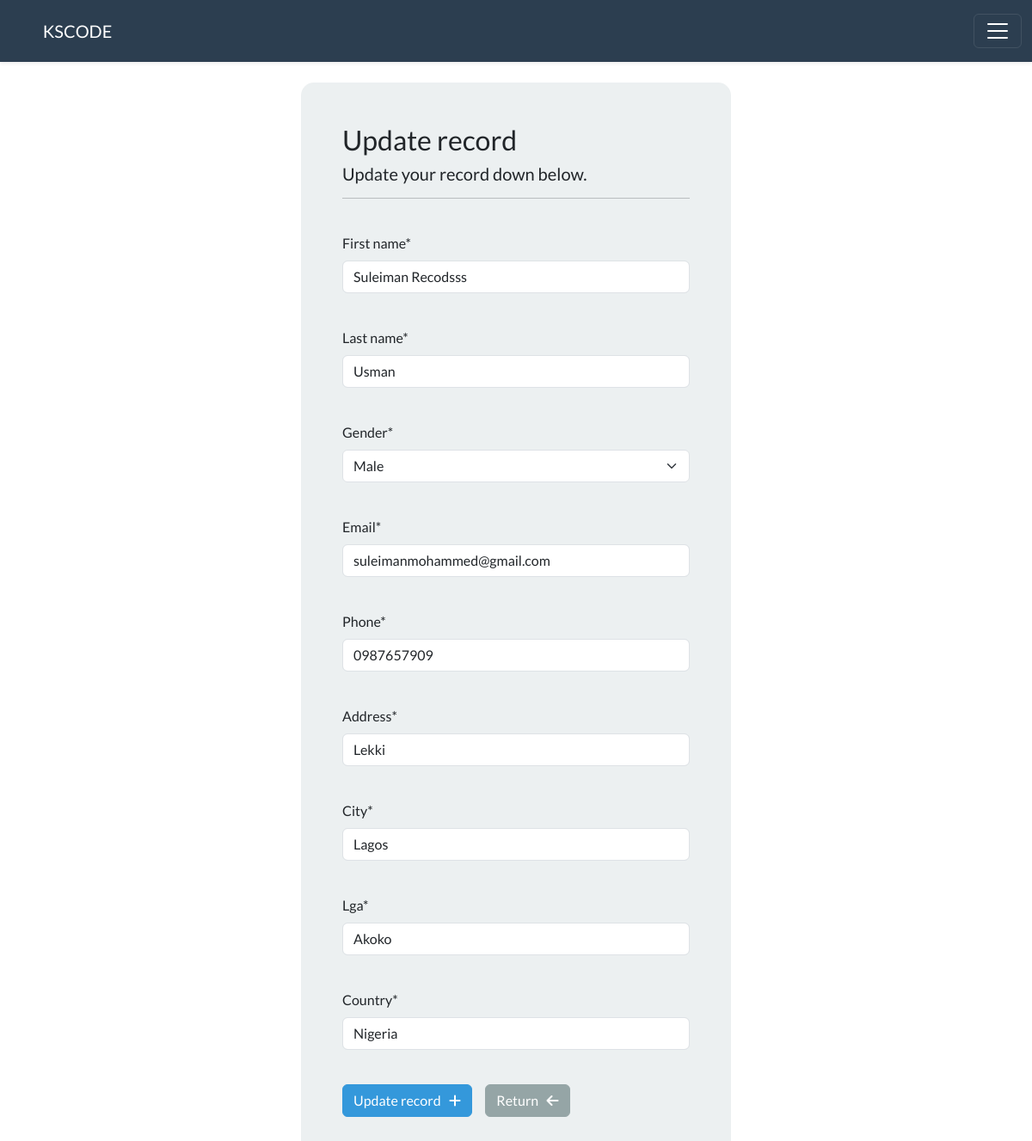
/update_record/2 (signed in), run on the app's committed database.
### crmapp/models.py (models this page shows, shortened)
class Record(models.Model):
    GENDER_CHOICES = (
        ('M', 'Male'),
        ('F', 'Female'),
        ('O', 'Others'),
    )
    creation_date = models.DateTimeField(auto_now_add=True)
    first_name = models.CharField(max_length=50)
    last_name = models.CharField(max_length=50)
    email = models.EmailField(max_length=100)
    phone = models.CharField(max_length=20)
    address = models.CharField(max_length=300)
    city = models.CharField(max_length=255)
    lga = models.CharField(max_length=255)
    country = models.CharField(max_length=125)
    gender = models.CharField(max_length=1, choices=GENDER_CHOICES, default='M')
    user = models.ForeignKey(settings.AUTH_USER_MODEL, on_delete=models.CASCADE)

### crmapp/views.py (the view)
# urls.py: path('update_record/<int:pk>', v.update_record, name='update_record'),
@login_required(login_url='account:my_login')
def update_record(request, pk):
    record = Record.objects.get(id=pk)
    form = UpdateRecordForm(instance=record)
    if request.method == 'POST':
        form = UpdateRecordForm(request.POST, instance=record)
        if form.is_valid():
            form.save()
            messages.success(request, "Your record was updated!")
            return redirect('dashboard')
    context = {
        'form' : form
    }
    return render(request, 'crmapp/update-record.html', context=context)

### crmapp/forms.py
class UpdateRecordForm(forms.ModelForm):
    class Meta:
        model = Record
        fields = ['first_name', 'last_name', 'email', 'phone', 'address', 'city', 'lga' ,'country', 'gender' ]

### crmapp/templates/crmapp/update-record.html (shortened to what this page needs)
{% extends 'base.html' %}
{% load crispy_forms_tags %}
{% block content %}
<div class="container bg-light shadow-md p-5 form-layout">
    <h3> Update record </h3>
    <h5> Update your record down below. </h5>
    <hr>
    <br>
    <form method="post" autocomplete="off">
        {{ form.first_name|as_crispy_field}}
        <br>
        {{ form.last_name|as_crispy_field}}
        <br>
        {{ form.gender|as_crispy_field}}
        <br>
        {{ form.email|as_crispy_field}}
        <br>
        {{ form.phone|as_crispy_field}}
        <br>
        {{ form.address|as_crispy_field}}
        <br>
        {{ form.city|as_crispy_field}}
        <br>
        {{ form.lga|as_crispy_field}}
        <br>
        {{ form.country|as_crispy_field}}
        <br>
        <button type="submit" class="btn btn-info"> Update record &nbsp; <i class="fa fa-plus"> </i></button>
        <a href="{% url 'dashboard' %}" class="btn btn-secondary">
            Return &nbsp; <i class="fa fa-arrow-left"></i>
        </a>
    </form>
</div>
<br>
{% endblock %}

### static/css/style.css (style rules this page uses)
* { padding: 0; margin: 0; box-sizing: border-box; }
body { width: 100%; max-width: 1440px; margin: 0 auto; }
.container { width: 100%; }
.form-layout { border-radius: 15px; width: 500px; }
*, *:after, *:before { box-sizing: border-box; }

### data on the page
Record: first_name "Suleiman Recodsss", last_name "Usman", gender "Male", email "suleimanmohammed@gmail.com", phone "0987657909", address "Lekki", city "Lagos", lga "Akoko", country "Nigeria"
